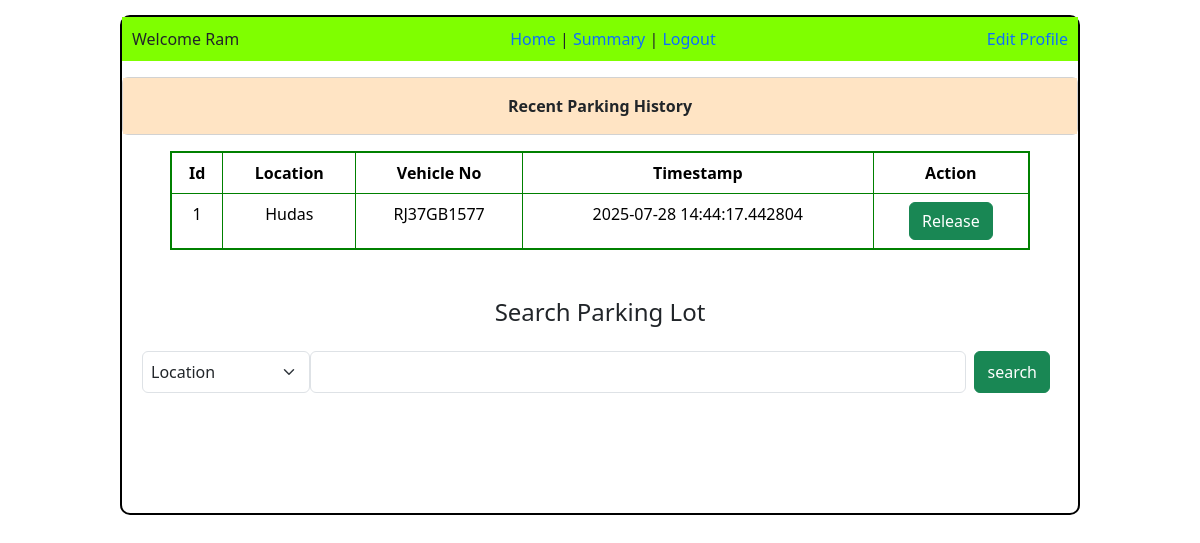
The app's page /Home_user/2, older data.
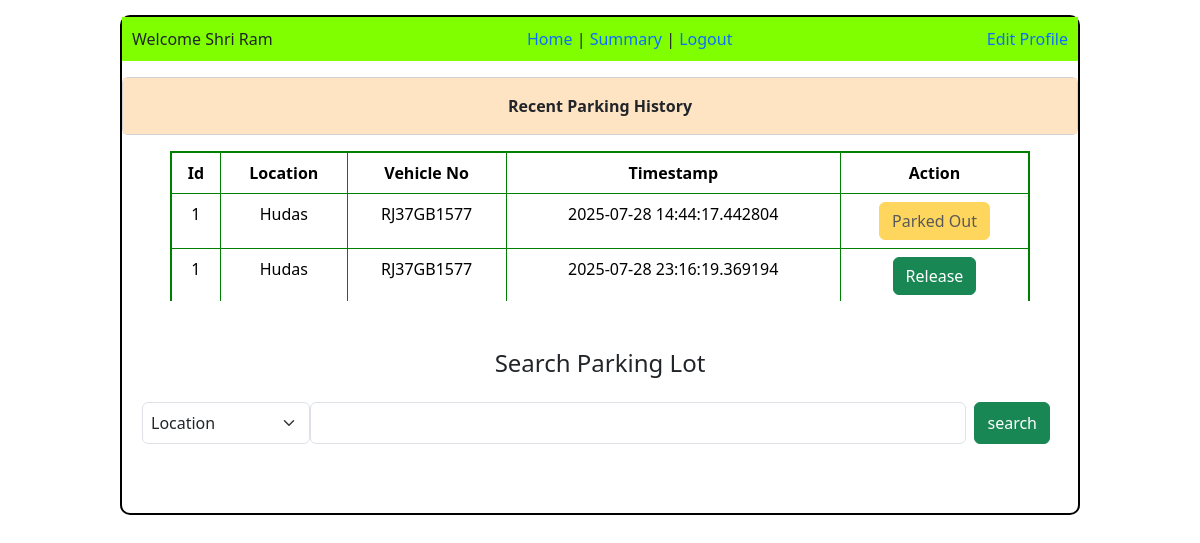
The same page, newer data.
### application/models.py (models this page shows)
class Users(db.Model):
    id = db.Column(db.Integer , primary_key = True)
    name = db.Column(db.String(),nullable = False)
    email = db.Column(db.String(),nullable = False, unique = True)
    password = db.Column(db.String(),nullable = False)
    address = db.Column(db.String())
    pincode = db.Column(db.Integer)
    type = db.Column(db.String() ,nullable = False ,default = "general")
    spot = db.relationship('Parking_spot' ,cascade = 'all,delete ,delete-orphan', backref = 'users')

class Reserve_parking_spot(db.Model):
    id = db.Column(db.Integer, primary_key= True)
    spot_id = db.Column(db.Integer, db.ForeignKey('parking_spot.id') )
    status = db.Column(db.String(), default = 'available')
    user_id = db.Column(db.Integer , db.ForeignKey('users.id'))
    location = db.Column(db.String() , db.ForeignKey('parking_lot.prime_location_name'))
    vehicle_no = db.Column(db.String())
    parking_time = db.Column(db.DateTime())
    leaving_time = db.Column(db.DateTime())
    parking_cost = db.Column(db.Integer)
    lot_id = db.Column(db.Integer, db.ForeignKey('parking_lot.id'))

### application/controllers.py (the view)
@app.route("/Home_user/<int:id>")
def Ushome(id):
    this_user = Users.query.filter_by(id = id).first()
    reserve = Reserve_parking_spot.query.filter_by(user_id = id).all()
    return render_template("user_home.html" , this_user = this_user, reserve = reserve)

### templates/user_home.html (shortened to what this page needs)
<!DOCTYPE html>
<html lang="en">
<head>
    <link href="https://cdn.jsdelivr.net/npm/bootstrap@5.3.7/dist/css/bootstrap.min.css" rel="stylesheet">
</head>
<body>
    <div style="border: 2px solid black; width: 80%; height: 500px; margin: auto; margin-top: 15px; border-radius: 10px;">
        <div class="d-flex justify-content-between" style="background-color:chartreuse;padding: 10px;">
            <div>  Welcome {{this_user.name}}</div>
            <div >
                <a class="link-offset-2 link-underline link-underline-opacity-0" href="/Home_user/{{this_user.id}}">Home</a> |
                <a class="link-offset-2 link-underline link-underline-opacity-0" href="/U_summary/{{this_user.id}}">Summary</a> |
                <a class="link-offset-2 link-underline link-underline-opacity-0" href="/login">Logout</a>
            </div>
            <div><a class="link-offset-2 link-underline link-underline-opacity-0" href="/us_prof_edit/{{this_user.id}}">Edit Profile  </a></div>
        </div>
        <div class="card my-3">
            <div class="card-body" style="text-align: center; background-color: bisque;" >
                <b>Recent Parking History</b>
            </div>
        </div>
        <div style="max-height: 150px; overflow-y: scroll;">
        <table class="table table-bordered" style="text-align: center; border: 2px solid green; width: 90%; margin: auto;">
            <tr>
                <th>Id</th>
                <th>Location</th>
                <th>Vehicle No</th>
                <th>Timestamp</th>
                <th>Action</th>
            </tr>
            {% for spot in reserve %}
            <tr>
                <td>{{spot.spot_id}}</td>
                <td>{{spot.location}}</td>
                <td>{{spot.vehicle_no}}</td>
                <td>{{spot.parking_time}}</td>
                {% if spot.status == "occupied" %}
                <td><a class="btn btn-success" href="/release/{{this_user.id}}/{{spot.spot_id}}/{{spot.lot_id}}" role="button">Release</a></td>
                {% else %}
                <td><button type="button" class="btn btn-warning" disabled>Parked Out</button></td>
                {% endif %}
            </tr>
            {% endfor %}
        </table>
        </div>
        <div class="my-5" style="text-align:center;margin: auto;"><h4>Search Parking Lot</h4>
            <div class="row mb-3 mx-2">
                <form class="d-flex my-3" action="/us_search/{{this_user.id}}">
                    <select class="form-select w-25 p-2 " aria-label="Default select example" name="key">
                        <option selected value="location">Location</option>
                    </select>
                    <input class="form-control" type="search" aria-label="search" name="search">
                    <input class="btn btn-success mx-2" type="submit" value="search">
                </form>
            </div>
        </div>
    </div>
</body>
</html>

Row changes from the older to the newer data that the page shows:
changed Users: name "Ram" → "Shri Ram"
changed Reserve_parking_spot (number 1 of 2 on the later page): status "Release" → "Parked Out"
added Reserve_parking_spot: spot_id "1", location "Hudas", vehicle_no "RJ37GB1577", parking_time "2025-07-28 23:16:19.369194"
